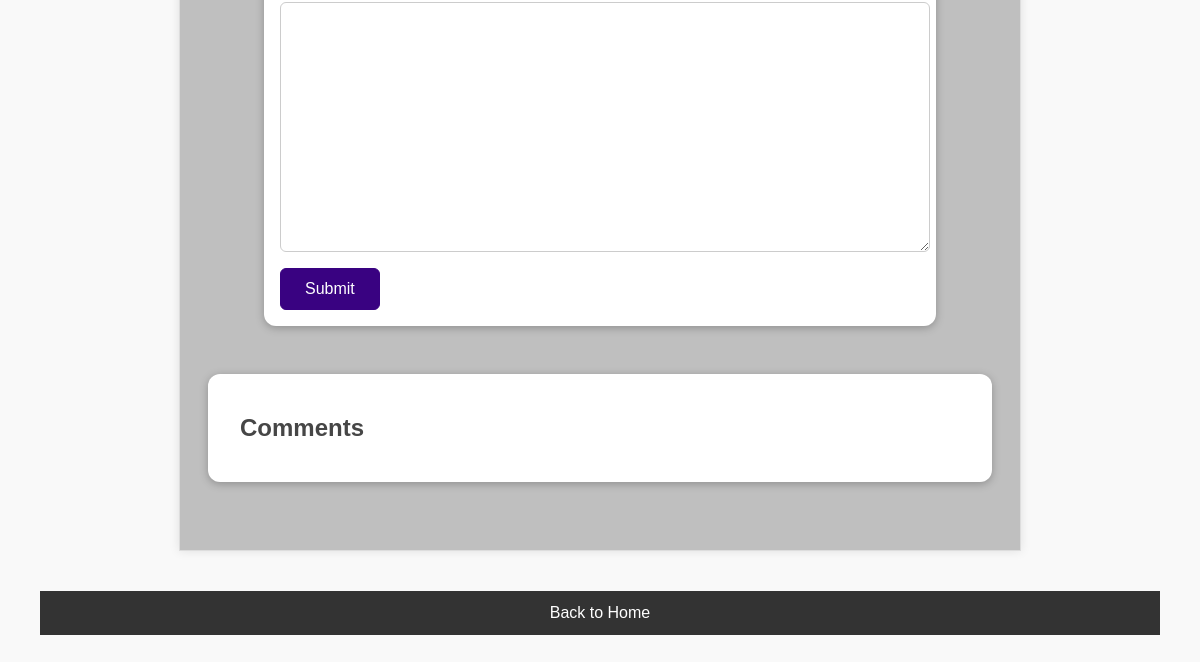
/post/coding-is-good/ (lower part), run on an earlier commit of the app's database.
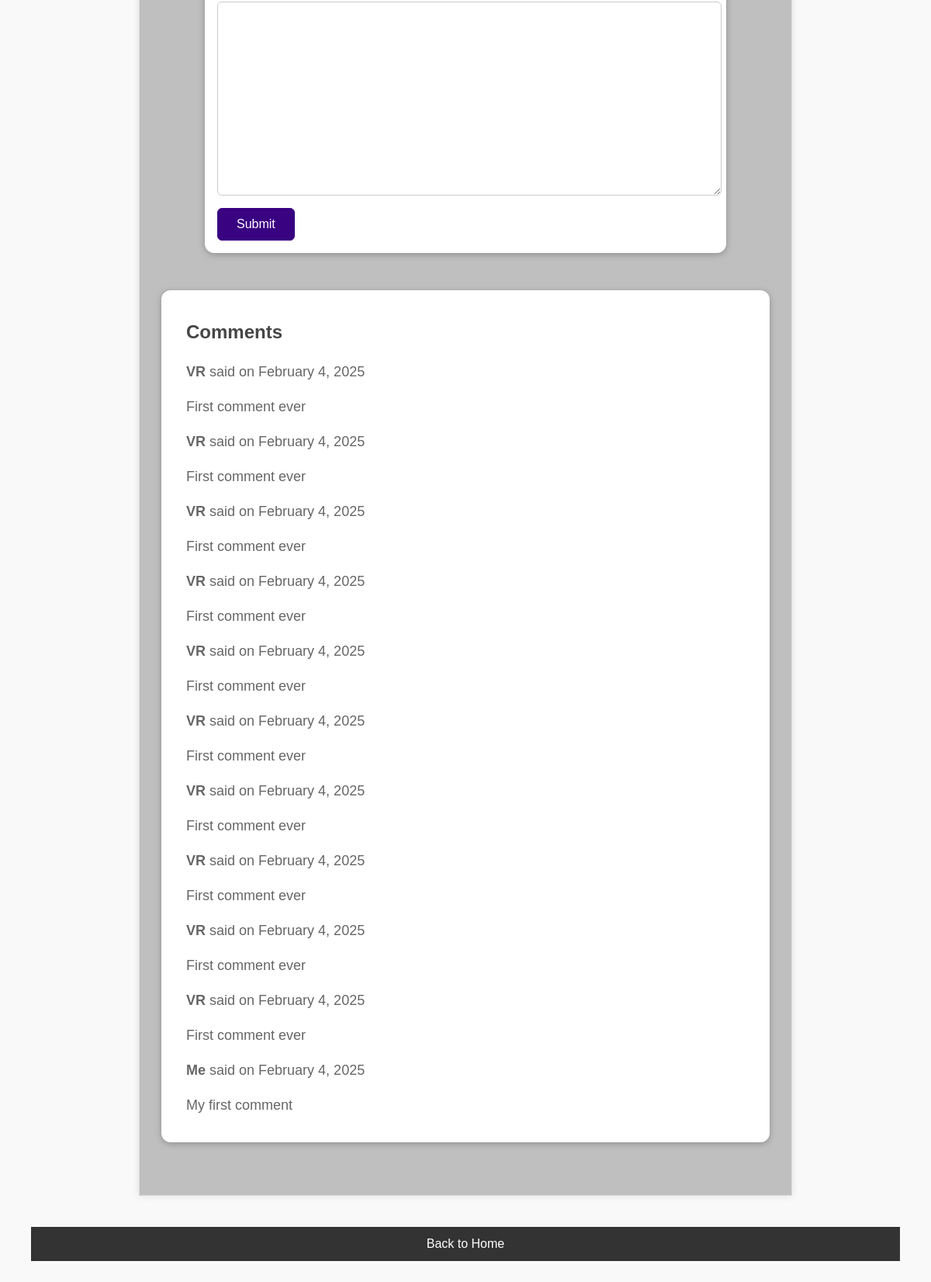
And on a later commit of the database.
### my_blog_app/models.py (models this page shows, shortened)
class Comment(models.Model):
    user_name = models.CharField(max_length=100, unique=True)
    user_email = models.EmailField()
    text = models.TextField(max_length=500)
    post = models.ForeignKey(Post, on_delete=models.CASCADE, related_name="comments")
    date = models.DateField(auto_now=True)

### my_blog_app/views.py (the view, shortened to what this page needs)
# urls.py: path('post/<slug:slug>/', views.PostDetailView.as_view(), name='post_detail'),  # Post detail page
class PostDetailView(View):
    def get(self, request, slug):
        post = get_object_or_404(Post, slug=slug)
        context = {
                   "post": post,
                   "tags":post.tags.all(),
                   "comment_form": CommentForm(),
                   "comments": post.comments.all()
                   }
        return render(request, "my_blog/post_detail.html", context)

### my_blog_app/form.py
class CommentForm(ModelForm):
    class Meta:
        model = Comment
        fields = ["user_name", "user_email", "text"]
        labels = {
            "user_name": "Your Name",
            "user_email": "Your Email",
            "text": "Your Comment"
        }

### my_blog_app/models.py (called while the page is built)
    def __str__(self):
        return self.caption

    def get_full_name(self):
        return (f"{self.first_name} {self.last_name}")

    def __str__(self):
        return self.get_full_name()

### my_blog_app/templates/my_blog/post_detail.html (shortened to what this page needs)
{% extends "my_blog/base.html" %}
{% block css_style %}
{% load static%}
<link rel="stylesheet" href="{% static '/post_detail.css' %}">
{% endblock %}
{% block content %}
    <div class="posts">
    <article>
        <section id="comment-form">
        <form action="{% url 'post_detail' post.slug %}" method="post">
            {% for form_field in comment_form %}
            <div class="form-group {% if form_field.errors %} invalid {% endif %}" >
                {{ form_field }}
            </div>
            {% endfor %}
            <button type="submit">Submit</button>
        </form>
        </section>
        <section id="comments">
            <h2>Comments</h2>
            {% for comment in comments %}
            <div class="comment">
                <p><strong>{{ comment.user_name }}</strong> said on {{ comment.date|date:"F j, Y" }}</p>
                <p>{{ comment.text }}</p>
            </div>
            {% endfor %}
        </section>
    </article>
</div>
    <nav>
        <a href="{% url 'home' %}">Back to Home</a>
    </nav>
{% endblock %}

What changed in the data, as far as the page shows it:
added Comment: user_name "VR", date "February 4, 2025", text "First comment ever"
added Comment: user_name "VR", date "February 4, 2025", text "First comment ever"
added Comment: user_name "VR", date "February 4, 2025", text "First comment ever"
added Comment: user_name "VR", date "February 4, 2025", text "First comment ever"
added Comment: user_name "VR", date "February 4, 2025", text "First comment ever"
added Comment: user_name "VR", date "February 4, 2025", text "First comment ever"
added Comment: user_name "VR", date "February 4, 2025", text "First comment ever"
added Comment: user_name "VR", date "February 4, 2025", text "First comment ever"
added Comment: user_name "VR", date "February 4, 2025", text "First comment ever"
added Comment: user_name "VR", date "February 4, 2025", text "First comment ever"
added Comment: user_name "Me", date "February 4, 2025", text "My first comment"
